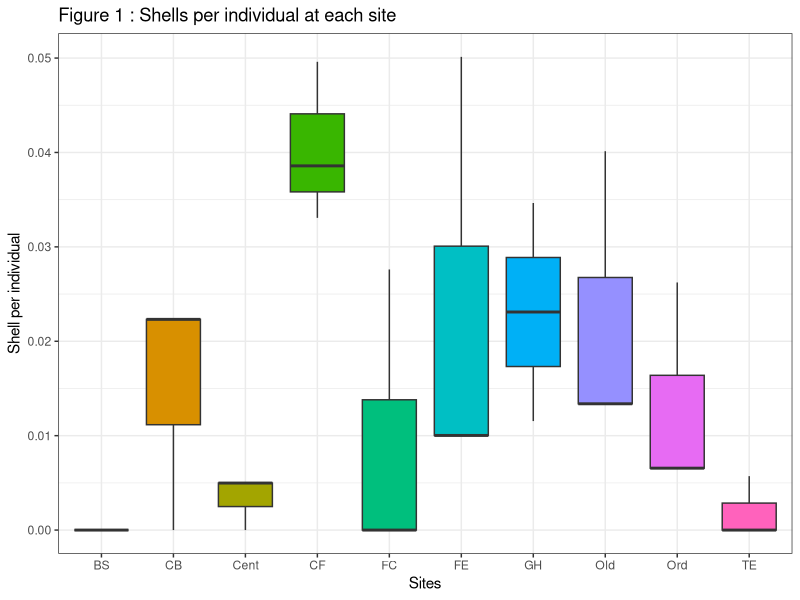
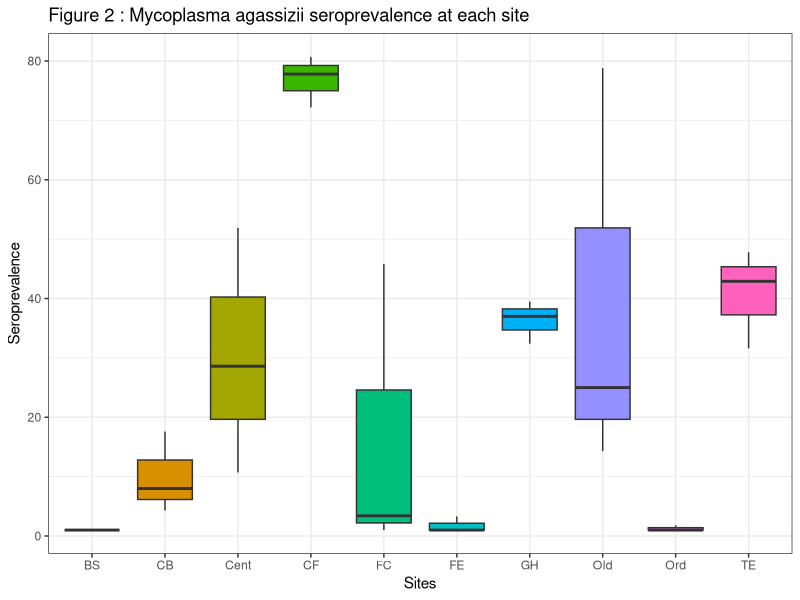
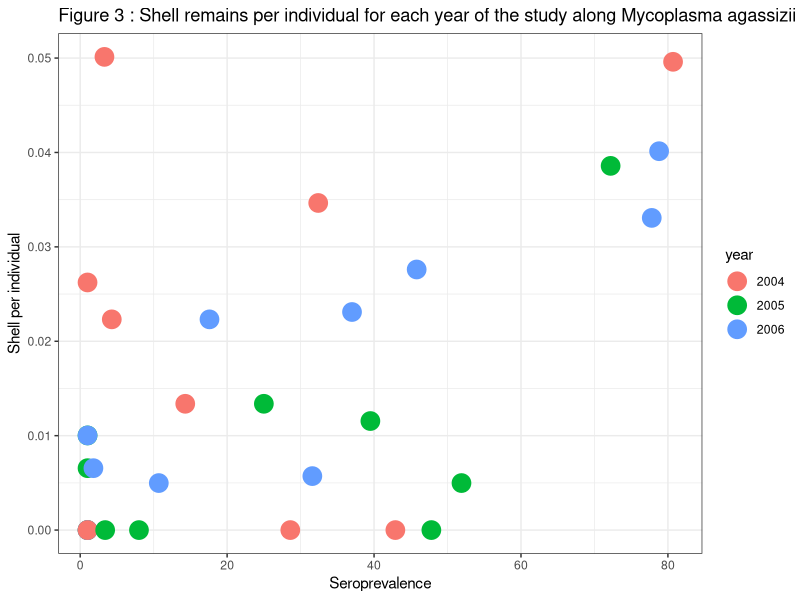

These charts were generated, in order, by the following R code:
## ---- chunk 1
knitr::opts_chunk$set(echo = TRUE)
## ---- chunk 2
require(knitr)
library(kableExtra)
library(ggplot2)
library(dplyr)
library(lme4)
library(rmarkdown)
## ---- chunk 3

#setwd("C:/Users/clarr/Documents/GitHub/bayesian-m2_dm")
setwd("C:/Users/orian/OneDrive/Documents/bayesian-m2_dm")
data<-read.csv2("gopher.csv")
str(data)
data$prev<-as.numeric(data$prev)
data$Area<-as.numeric(data$Area)
data$year<-as.factor(data$year)
data$density<-as.numeric(data$density)
data$taillepop<-data$density*data$Area
taillepop<-data$taillepop
names(data)[1]<-"Site"

## ---- chunk 4
ggplot(data, aes(x=Site, y=shells/taillepop, fill=Site)) + 
  geom_boxplot(show.legend = F)+
  labs(title="Figure 1 : Shells per individual at each site", 
       x="Sites",
       y="Shell per individual")+
  theme_bw()

mean(data$shells/taillepop)
sd(data$shells/taillepop)

## ---- chunk 5
ggplot(data, aes(x=Site, y=prev, fill=Site)) + 
  geom_boxplot(show.legend = F)+
  labs(title="Figure 2 : Mycoplasma agassizii seroprevalence at each site", 
       x="Sites",
       y="Seroprevalence")+
  theme_bw()
## ---- chunk 6

ggplot(data, aes(x=prev, y=shells/taillepop, color=year)) + 
  geom_point(show.legend = T, size=6)+
   labs(title="Figure 3 : Shell remains per individual for each year of the study along Mycoplasma agassizii seroprevalence", 
       x="Seroprevalence",
       y="Shell per individual")+
  theme_bw()
  

## ---- chunk 7
summary(data)
table(data$shells)
## ---- chunk 8

Modelname <- c("1", "1bis", "2", "2bis", "3", "3bis", "4", "4bis")
logu <-
  c(
    "a0",
    "a0+log(A)",
    "a0+a1 P",
    "a0+a1*P+log(A) ",
    "aj",
    "aj+log(A)",
    "aj+a1 P",
    "aj+a1 P+log(A)"
  )
Fixedeffect <-
  c(
    "None",
    "None",
    "Prevalence",
    "Prevalence",
    "None",
    "None",
    "Prevalence",
    "Prevalence"
  )
Randomeffect <-
  c("None", "None", "None", "None", "Site", "Site", "Site", "Site")
Priors <-
  c(
    "a0 ~ N(0,10)",
    "a0 ~ N(0,10)",
    "a0 ~ N(0,10), a1 ~ N(0,10)",
    "a0 ~ N(0,10), a1 ~ N(0,10)",
    "aj  N(µ_s,sigma), µ_s ~ N(0,10), sigma ~ U(0,100)",
    "aj  N(µ_s,sigma), µ_s ~ N(0,10), sigma ~ U(0,100)",
    "a1 ~ N(0,10), aj  N(µ_s,sigma), µ_s ~ N(0,10), sigma ~ U(0,100)",
    "a1 ~ N(0,10), aj  N(µ_s,sigma), µ_s ~ N(0,10), sigma ~ U(0,100)"
  )

model_description<-cbind(Modelname,logu,Fixedeffect,Randomeffect,Priors)%>%as.data.frame()



model_description %>% kable( format = "markdown",booktable = TRUE,caption = "Table 2 : blablabla")


## ---- chunk 9
model2bis_fq <- glm(shells~prev, family=poisson, data=data)
summary(model2bis_fq)

model4bis_fq <- glmer(shells~prev+(1|Site), family=poisson, data=data)
summary(model4bis_fq)
